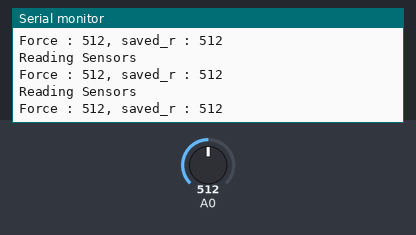
The sketch below on a simulated Arduino Nano 33 IoT. On the bench: the last lines printed to the serial monitor. The inputs (shaded band) are chosen by the test bench; at power-on: A0 = 512. Nothing arrives over Bluetooth unless stated; a phone connects over Bluetooth LE 3 s after start.

Above: at 3.9 s.
4.0 s: A0 set to 716
At 4.5 s:
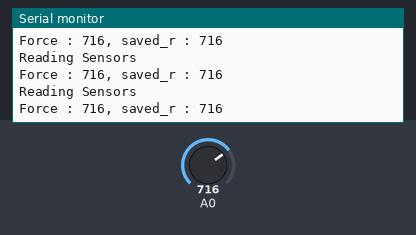
5.5 s: A0 set to 900
At 6.0 s:
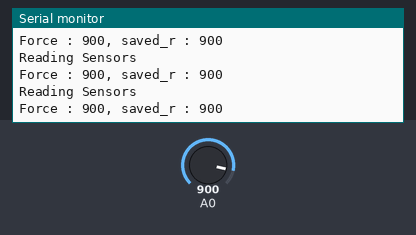
Timing chart, 0 to 8.5 s (numbered marks = the images above; inputs shaded):
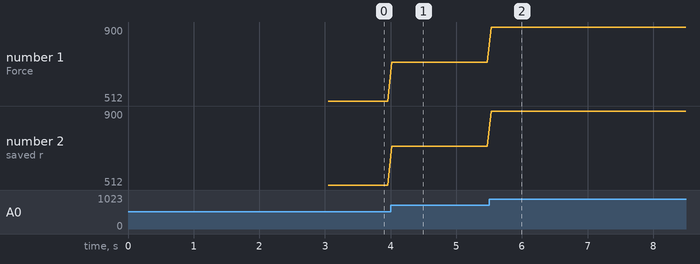

Measured:
- after the input at 4.0 s, the serial monitor: prints a new line at once (image 1)
- after the input at 5.5 s, the serial monitor: prints a new line at once (image 2)
- plotted number 1: 512 → 716 after the input at 4.0 s, 716 → 900 after the input at 5.5 s
- plotted number 2: 512 → 716 after the input at 4.0 s, 716 → 900 after the input at 5.5 s

The sketch:

BLE_Potentiometer.ino
```cpp
#include <ArduinoBLE.h>

int r;

BLEService customService("180C");


BLEIntCharacteristic ble_r("6eea5885-ed94-4731-b81a-00eb60d93b49", BLERead | BLENotify);


void setup() {
  // put your setup code here, to run once:

  Serial.begin(38400);
  while(!Serial && millis()<100){;}
  if (!BLE.begin()){
    Serial.println("BLE failed to Initiate");
    delay(500);
    while (1) {;}
  }

  BLE.setLocalName("Arduino Potentiometer");
  BLE.setAdvertisedService(customService);

  customService.addCharacteristic(ble_r);

  BLE.addService(customService);

  BLE.advertise();
  Serial.println("Bluetooth devic is now active, waiting for connections...");
}


void loop() {
  // put your main code here, to run repeatedly:

  BLEDevice central = BLE.central();
  if (central)
  {
    Serial.print("Connected to central : ");
    Serial.println(central.address());
    while(central.connected())
    {
      BLE.poll();
      delay(50);

      r=analogRead(A0);
      ble_r.writeValue(r);

      Serial.println("Reading Sensors");
      Serial.println("Force : "+ String(r)+", saved_r : "+String(ble_r.value()));
      delay(10);
    }
  }

  Serial.print("Disconnected from central: "+central.address());

}
```
